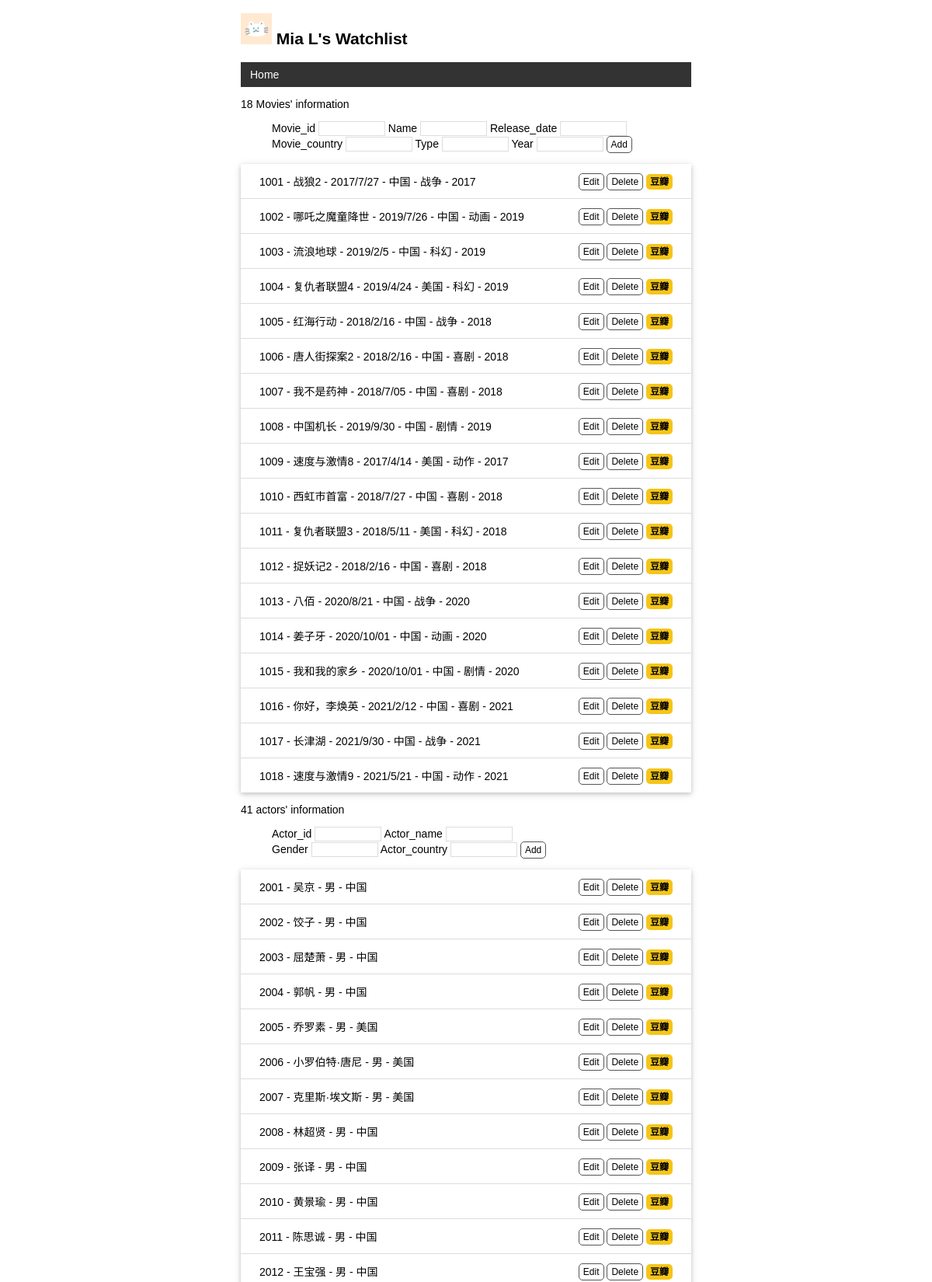
The page / (upper part) on the database its author committed.
### app.py (models this page shows)
class User(db.Model):
    id=db.Column(db.String(4),primary_key=True)
    name=db.Column(db.String(20))

class Movie_info(db.Model):
    movie_id=db.Column(db.String(4),primary_key=True)
    movie_name=db.Column(db.String(60))
    release_date=db.Column(db.String(12))
    movie_country=db.Column(db.String(10))
    type=db.Column(db.String(10))
    year=db.Column(db.String(10))

class Actor_info(db.Model):
    actor_id=db.Column(db.String(4),primary_key=True)
    actor_name=db.Column(db.String(30))
    gender=db.Column(db.String(10))
    actor_country=db.Column(db.String(20))

### app.py (the view, shortened to what this page needs)
@app.route('/',methods=['GET','POST'])
def index():
    user=User.query.first()
    movies_information=Movie_info.query.all()
    actors=Actor_info.query.all()
    box=Movie_box.query.all()
    relation=Relation.query.all()
    return render_template('index.html',user=user,movies_information=movies_information,actors=actors,box=box,relation=relation)

### app.py (called while the page is built)
@app.context_processor
def inject_user():
    user=User.query.first()
    return dict(user=user)

### templates/index.html (shortened to what this page needs)
{% extends 'base.html' %}
{% block content %}
<p>{{ movies_information|length }} Movies' information</p>
<form method="post">
    <ul class="add_info-list">
        <li>
            Movie_id <input type="text"name="movie_id"autocomplete="off"required>
            Name <input type="text" name="movie_name"autocomplete="off"required>
            Release_date <input type="text" name="release_date"autocomplete="off"required>
        </li>
        <li>
            Movie_country <input type="text"name="movie_country"autocomplete="off"required>
            Type <input type="text"name="type"autocomplete="off"required>
            Year <input type="text"name="year"autocomplete="off"required>
            <input class="btn"type="submit"name="submit"value="Add">
        </li>
    </ul>
</form>
<ul class="movies_information-list">
    {% for movieinfo in movies_information %}
    <li>{{ movieinfo.movie_id }} - {{ movieinfo.movie_name }} - {{ movieinfo.release_date }} - {{ movieinfo.movie_country }} - {{ movieinfo.type }} - {{ movieinfo.year }}
        <span class="float-right">
           <a class="btn" href="{{ url_for('m_edit',movie_id=movieinfo.movie_id) }}">Edit</a>
           <form class="inline-form"method="post"action="{{ url_for('m_delete',movie_id=movieinfo.movie_id) }}">
               <input class="btn"type="submit"name="delete"value="Delete"onclick="return confirm('Are you sure?')">
           </form>
           <a class="豆瓣"href="https://movie.douban.com/subject_search?search_text={{movieinfo.movie_name}}"target="_blank"title="在豆瓣上查看更多信息">豆瓣</a>
        </span>
    </li>
    {% endfor %}
</ul>
<p>{{ actors|length }} actors' information</p>
<form method="post">
    <ul class="add_info-list">
        <li>
            Actor_id <input type="text"name="actor_id"autocomplete="off"required>
            Actor_name <input type="text" name="actor_name"autocomplete="off"required>
        </li>
        <li>
            Gender <input type="text"name="gender"autocomplete="off"required>
            Actor_country <input type="text"name="actor_country"autocomplete="off"required>
            <input class="btn"type="submit"name="submit"value="Add">
        </li>
    </ul>
</form>
<ul class="actors-list">
    {% for actor in actors %}
    <li>{{ actor.actor_id }} - {{ actor.actor_name }} - {{ actor.gender }} - {{ actor.actor_country }}
        <span class="float-right">
            <a class="btn" href="{{ url_for('a_edit',actor_id=actor.actor_id) }}">Edit</a>
            <form class="inline-form"method="post"action="{{ url_for('a_delete',actor_id=actor.actor_id) }}">
               <input class="btn"type="submit"name="delete"value="Delete"onclick="return confirm('Are you sure?')">
            </form>
            <a class="豆瓣"href="https://movie.douban.com/subject_search?search_text={{actor.actor_name}}"target="_blank"title="在豆瓣上查看更多信息">豆瓣</a>
        </span>
    </li>
    {% endfor %}
</ul>
{% endblock %}

### templates/base.html (shortened to what this page needs)
<!DOCTYPE html>
<html lang="en">
<head>
    {% block head %}
    <link rel="stylesheet" href="{{ url_for('static',filename='style.css') }}"type="text/css">
    {% endblock %}
</head>
<body>
    <h2>
        <img alt="Avatar"class="avatar"src="{{ url_for('static',filename='images/avatar.png') }}">
        {{ user.name }}'s Watchlist
    </h2>
    <nav>
        <ul>
            <li><a href="{{ url_for('index') }}">Home</a></li>
        </ul>
    </nav>
    {% block content %}{% endblock %}
</body>
</html>

### static/style.css (style rules this page uses)
body { margin:auto; max-width:580px; font-size:14px; font-family:Helvetica,Arial,sans-serif; }
.avatar { width:40px; }
.add_info-list { list-style-type: none; }
.movies_information-list { list-style-type: none; padding: 0; margin-bottom: 10px; box-shadow: 0 2px 5px 0 rgba(0,0,0,0.16),0 2px 10px 0 rgba(0,0,0,0.12); }
.movies_information-list li { padding: 12px 24px; border-bottom: 1px solid #ddd; }
.movies_information-list li:last-child { border-bottom:none; }
.actors-list { list-style-type: none; padding: 0; margin-bottom: 10px; box-shadow: 0 2px 5px 0 rgba(0,0,0,0.16),0 2px 10px 0 rgba(0,0,0,0.12); }
.actors-list li { padding: 12px 24px; border-bottom: 1px solid #ddd; }
nav ul { list-style-type:none; margin:0; padding:0; overflow:hidden; background-color:#333; }
nav li { float:left; }
nav li a { display:block; color:white; text-align:center; padding:8px 12px; text-decoration:none; }
.float-right { float:right; }
.豆瓣 { font-size:12px; font-weight:bold; color:black; text-decoration:none; background: #f5c518; border-radius:5px; padding:3px 5px; }
input[type=submit] { font-family:inherit; }
input[type=text] { border:1px solid #ddd; }
input[name=movie_id] { width:80px; }
input[name=movie_name] { width:80px; }
input[name=release_date] { width:80px; }
input[name=movie_country] { width:80px; }
input[name=type] { width:80px; }
input[name=year] { width:80px; }
input[name=actor_id] { width:80px; }
input[name=actor_name] { width:80px; }
input[name=gender] { width:80px; }
input[name=actor_country] { width:80px; }
.btn { font-size:12px; padding:3px 5px; text-decoration:none; cursor:pointer; background-color:white; color:black; border:1px solid #555555; border-radius:5px; }
.inline-form { display:inline; }

### rows shown on the page
User: name "Mia L"
Movie_info: movie_id "1001", movie_name "战狼2", release_date "2017/7/27", movie_country "中国", type "战争", year "2017"
Movie_info: movie_id "1002", movie_name "哪吒之魔童降世", release_date "2019/7/26", movie_country "中国", type "动画", year "2019"
Movie_info: movie_id "1003", movie_name "流浪地球", release_date "2019/2/5", movie_country "中国", type "科幻", year "2019"
Movie_info: movie_id "1004", movie_name "复仇者联盟4", release_date "2019/4/24", movie_country "美国", type "科幻", year "2019"
Movie_info: movie_id "1005", movie_name "红海行动", release_date "2018/2/16", movie_country "中国", type "战争", year "2018"
Movie_info: movie_id "1006", movie_name "唐人街探案2", release_date "2018/2/16", movie_country "中国", type "喜剧", year "2018"
Movie_info: movie_id "1007", movie_name "我不是药神", release_date "2018/7/05", movie_country "中国", type "喜剧", year "2018"
Movie_info: movie_id "1008", movie_name "中国机长", release_date "2019/9/30", movie_country "中国", type "剧情", year "2019"
Movie_info: movie_id "1009", movie_name "速度与激情8", release_date "2017/4/14", movie_country "美国", type "动作", year "2017"
Movie_info: movie_id "1010", movie_name "西虹市首富", release_date "2018/7/27", movie_country "中国", type "喜剧", year "2018"
Movie_info: movie_id "1011", movie_name "复仇者联盟3", release_date "2018/5/11", movie_country "美国", type "科幻", year "2018"
Movie_info: movie_id "1012", movie_name "捉妖记2", release_date "2018/2/16", movie_country "中国", type "喜剧", year "2018"
Movie_info: movie_id "1013", movie_name "八佰", release_date "2020/8/21", movie_country "中国", type "战争", year "2020"
Movie_info: movie_id "1014", movie_name "姜子牙", release_date "2020/10/01", movie_country "中国", type "动画", year "2020"
Movie_info: movie_id "1015", movie_name "我和我的家乡", release_date "2020/10/01", movie_country "中国", type "剧情", year "2020"
Movie_info: movie_id "1016", movie_name "你好，李焕英", release_date "2021/2/12", movie_country "中国", type "喜剧", year "2021"
Movie_info: movie_id "1017", movie_name "长津湖", release_date "2021/9/30", movie_country "中国", type "战争", year "2021"
Movie_info: movie_id "1018", movie_name "速度与激情9", release_date "2021/5/21", movie_country "中国", type "动作", year "2021"
Actor_info: actor_id "2001", actor_name "吴京", gender "男", actor_country "中国"
Actor_info: actor_id "2002", actor_name "饺子", gender "男", actor_country "中国"
Actor_info: actor_id "2003", actor_name "屈楚萧", gender "男", actor_country "中国"
Actor_info: actor_id "2004", actor_name "郭帆", gender "男", actor_country "中国"
Actor_info: actor_id "2005", actor_name "乔罗素", gender "男", actor_country "美国"
Actor_info: actor_id "2006", actor_name "小罗伯特·唐尼", gender "男", actor_country "美国"
Actor_info: actor_id "2007", actor_name "克里斯·埃文斯", gender "男", actor_country "美国"
Actor_info: actor_id "2008", actor_name "林超贤", gender "男", actor_country "中国"
Actor_info: actor_id "2009", actor_name "张译", gender "男", actor_country "中国"
Actor_info: actor_id "2010", actor_name "黄景瑜", gender "男", actor_country "中国"
Actor_info: actor_id "2011", actor_name "陈思诚", gender "男", actor_country "中国"
Actor_info: actor_id "2012", actor_name "王宝强", gender "男", actor_country "中国"

### other values the page prints
{{ movies_information|length }} "18"
{{ actors|length }} "41"
